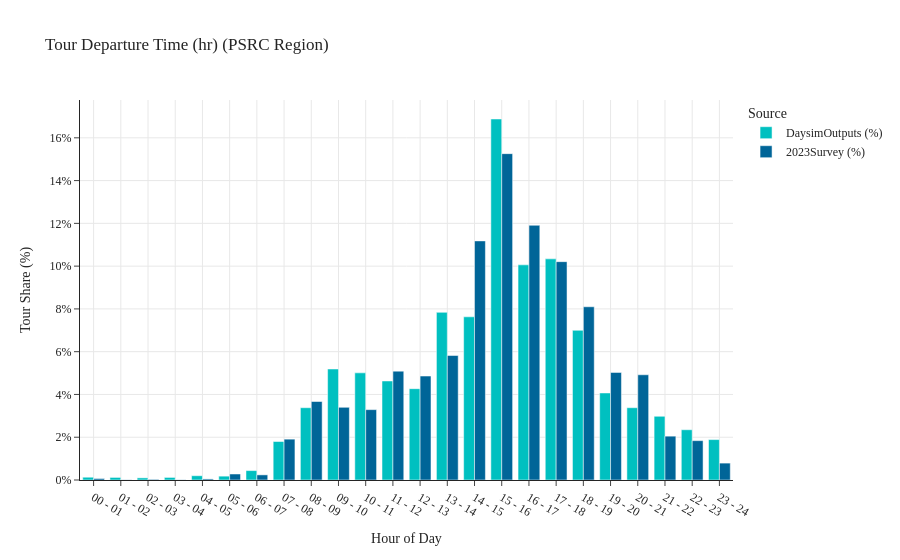

Write notebook code for a chart like this one.
### Code cell
tour_pd_depart_time(data1=data_daysim, data2=data_survey, tag='PSRC Region')

### Figure 1 — Plotly figure (JSON) as saved in the notebook; plotly's stock layout.template omitted (floating-point values rounded to 4 significant figures)
{"data": [{"alignmentgroup": "True", "hovertemplate": "Source=DaysimOutputs (%)<br>Primary Destination Departure Hour=%{x}<br>Tour Departure Time (hr)=%{y}<extra></extra>", "legendgroup": "DaysimOutputs (%)", "marker": {"color": "#00C0C0", "pattern": {"shape": ""}}, "name": "DaysimOutputs (%)", "offsetgroup": "DaysimOutputs (%)", "orientation": "v", "showlegend": true, "textposition": "auto", "type": "bar", "x": ["00 - 01", "01 - 02", "02 - 03", "03 - 04", "04 - 05", "05 - 06", "06 - 07", "07 - 08", "08 - 09", "09 - 10", "10 - 11", "11 - 12", "12 - 13", "13 - 14", "14 - 15", "15 - 16", "16 - 17", "17 - 18", "18 - 19", "19 - 20", "20 - 21", "21 - 22", "22 - 23", "23 - 24"], "xaxis": "x", "y": [0.13, 0.12, 0.1, 0.12, 0.2, 0.18, 0.44, 1.8, 3.38, 5.19, 5.01, 4.63, 4.27, 7.84, 7.63, 16.88, 10.06, 10.34, 7, 4.07, 3.38, 2.98, 2.35, 1.89], "yaxis": "y"}, {"alignmentgroup": "True", "hovertemplate": "Source=2023Survey (%)<br>Primary Destination Departure Hour=%{x}<br>Tour Departure Time (hr)=%{y}<extra></extra>", "legendgroup": "2023Survey (%)", "marker": {"color": "#006598", "pattern": {"shape": ""}}, "name": "2023Survey (%)", "offsetgroup": "2023Survey (%)", "orientation": "v", "showlegend": true, "textposition": "auto", "type": "bar", "x": ["00 - 01", "01 - 02", "02 - 03", "03 - 04", "04 - 05", "05 - 06", "06 - 07", "07 - 08", "08 - 09", "09 - 10", "10 - 11", "11 - 12", "12 - 13", "13 - 14", "14 - 15", "15 - 16", "16 - 17", "17 - 18", "18 - 19", "19 - 20", "20 - 21", "21 - 22", "22 - 23", "23 - 24"], "xaxis": "x", "y": [0.07, 0.01, 0.03, 0.01, 0.05, 0.28, 0.24, 1.91, 3.67, 3.4, 3.29, 5.09, 4.86, 5.82, 11.18, 15.26, 11.91, 10.21, 8.1, 5.03, 4.92, 2.05, 1.84, 0.79], "yaxis": "y"}], "layout": {"barmode": "group", "legend": {"title": {"text": "Source"}, "tracegroupgap": 0}, "title": {"text": "Tour Departure Time (hr) (PSRC Region)"}, "xaxis": {"anchor": "y", "domain": [0, 1], "showgrid": true, "title": {"text": "Hour of Day"}}, "yaxis": {"anchor": "x", "domain": [0, 1], "showgrid": true, "ticksuffix": "%", "title": {"text": "Tour Share (%)"}}}}
